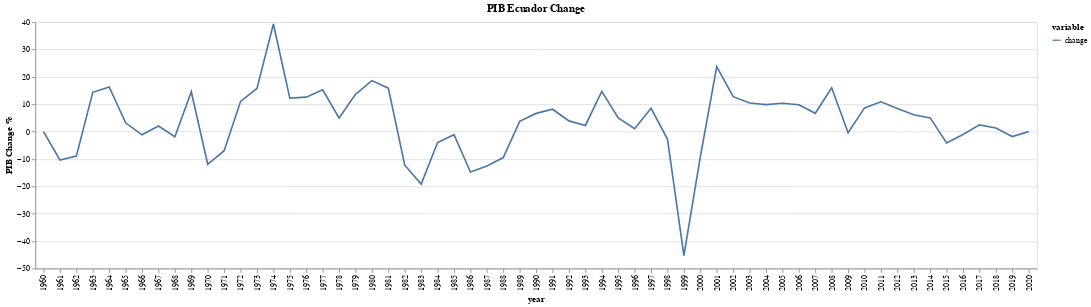

This figure's notebook cell:
### Code cell
alt.Chart(df.drop('pib_value',axis=1).melt('year')).mark_line().encode(
x='year',
y=alt.Y('value',title='PIB Change %'),
color='variable'
).properties(title='PIB Ecuador Change')

### Figure 1 — Vega-Lite specification as saved in the notebook (floating-point values rounded to 4 significant figures)
{"config": {"view": {"continuousWidth": 400, "continuousHeight": 300}}, "data": {"name": "data-3e6e42519cc3ed3027dfad1895e975ac"}, "mark": "line", "encoding": {"color": {"type": "nominal", "field": "variable"}, "x": {"type": "nominal", "field": "year"}, "y": {"type": "quantitative", "field": "value", "title": "PIB Change %"}}, "title": "PIB Ecuador Change", "$schema": "https://vega.github.io/schema/vega-lite/v4.8.1.json", "datasets": {"data-3e6e42519cc3ed3027dfad1895e975ac": [{"year": "1960", "variable": "change", "value": 0.0}, {"year": "1961", "variable": "change", "value": -10.35}, {"year": "1962", "variable": "change", "value": -8.953}, {"year": "1963", "variable": "change", "value": 14.36}, {"year": "1964", "variable": "change", "value": 16.33}, {"year": "1965", "variable": "change", "value": 3.216}, {"year": "1966", "variable": "change", "value": -1.173}, {"year": "1967", "variable": "change", "value": 2.038}, {"year": "1968", "variable": "change", "value": -1.836}, {"year": "1969", "variable": "change", "value": 14.57}, {"year": "1970", "variable": "change", "value": -11.93}, {"year": "1971", "variable": "change", "value": -6.98}, {"year": "1972", "variable": "change", "value": 11.03}, {"year": "1973", "variable": "change", "value": 15.77}, {"year": "1974", "variable": "change", "value": 39.35}, {"year": "1975", "variable": "change", "value": 12.25}, {"year": "1976", "variable": "change", "value": 12.61}, {"year": "1977", "variable": "change", "value": 15.3}, {"year": "1978", "variable": "change", "value": 5.029}, {"year": "1979", "variable": "change", "value": 13.65}, {"year": "1980", "variable": "change", "value": 18.64}, {"year": "1981", "variable": "change", "value": 15.88}, {"year": "1982", "variable": "change", "value": -12.26}, {"year": "1983", "variable": "change", "value": -19.17}, {"year": "1984", "variable": "change", "value": -3.993}, {"year": "1985", "variable": "change", "value": -1.103}, {"year": "1986", "variable": "change", "value": -14.78}, {"year": "1987", "variable": "change", "value": -12.53}, {"year": "1988", "variable": "change", "value": -9.463}, {"year": "1989", "variable": "change", "value": 3.764}, {"year": "1990", "variable": "change", "value": 6.668}, {"year": "1991", "variable": "change", "value": 8.177}, {"year": "1992", "variable": "change", "value": 3.926}, {"year": "1993", "variable": "change", "value": 2.272}, {"year": "1994", "variable": "change", "value": 14.73}, {"year": "1995", "variable": "change", "value": 5.007}, {"year": "1996", "variable": "change", "value": 1.049}, {"year": "1997", "variable": "change", "value": 8.524}, {"year": "1998", "variable": "change", "value": -2.724}, {"year": "1999", "variable": "change", "value": -45.28}, {"year": "2000", "variable": "change", "value": -9.248}, {"year": "2001", "variable": "change", "value": 23.75}, {"year": "2002", "variable": "change", "value": 12.78}, {"year": "2003", "variable": "change", "value": 10.46}, {"year": "2004", "variable": "change", "value": 9.862}, {"year": "2005", "variable": "change", "value": 10.35}, {"year": "2006", "variable": "change", "value": 9.815}, {"year": "2007", "variable": "change", "value": 6.697}, {"year": "2008", "variable": "change", "value": 16.03}, {"year": "2009", "variable": "change", "value": -0.4113}, {"year": "2010", "variable": "change", "value": 8.675}, {"year": "2011", "variable": "change", "value": 10.9}, {"year": "2012", "variable": "change", "value": 8.474}, {"year": "2013", "variable": "change", "value": 6.18}, {"year": "2014", "variable": "change", "value": 5.03}, {"year": "2015", "variable": "change", "value": -4.124}, {"year": "2016", "variable": "change", "value": -1.063}, {"year": "2017", "variable": "change", "value": 2.469}, {"year": "2018", "variable": "change", "value": 1.309}, {"year": "2019", "variable": "change", "value": -1.813}, {"year": "2020", "variable": "change", "value": 0.0}]}}
